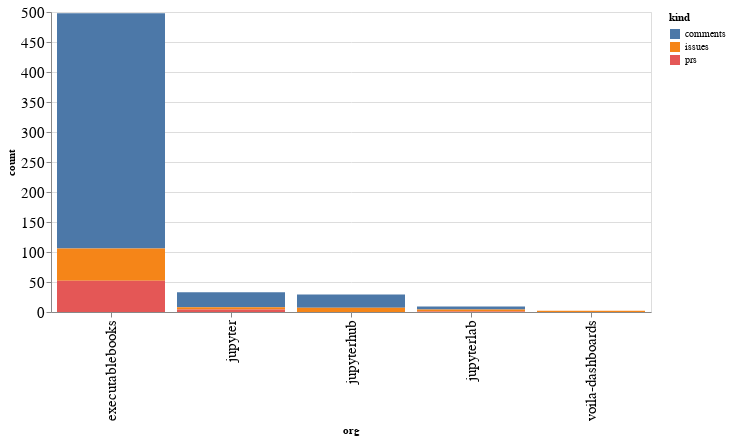

This figure's notebook cell:
### Code cell
alt.Chart(org_summaries, width=600).mark_bar().encode(
    x='org',
    y='count',
    color='kind',
    tooltip="org"
)

### Figure 1 — Vega-Lite specification as saved in the notebook (floating-point values rounded to 4 significant figures)
{"config": {"axisLeft": {"labelFontSize": 15}, "axisBottom": {"labelFontSize": 15}}, "data": {"name": "data-55366f32e61472da79738f3c336cb612"}, "mark": "bar", "encoding": {"color": {"type": "nominal", "field": "kind"}, "tooltip": {"type": "nominal", "field": "org"}, "x": {"type": "nominal", "field": "org"}, "y": {"type": "quantitative", "field": "count"}}, "width": 600, "$schema": "https://vega.github.io/schema/vega-lite/v4.8.1.json", "datasets": {"data-55366f32e61472da79738f3c336cb612": [{"org": "executablebooks", "kind": "comments", "count": 392}, {"org": "executablebooks", "kind": "issues", "count": 54}, {"org": "executablebooks", "kind": "prs", "count": 52}, {"org": "jupyter", "kind": "comments", "count": 25}, {"org": "jupyter", "kind": "issues", "count": 4}, {"org": "jupyter", "kind": "prs", "count": 4}, {"org": "jupyterhub", "kind": "comments", "count": 22}, {"org": "jupyterhub", "kind": "issues", "count": 7}, {"org": "jupyterlab", "kind": "comments", "count": 5}, {"org": "jupyterlab", "kind": "issues", "count": 3}, {"org": "jupyterlab", "kind": "prs", "count": 1}, {"org": "voila-dashboards", "kind": "issues", "count": 2}]}}
